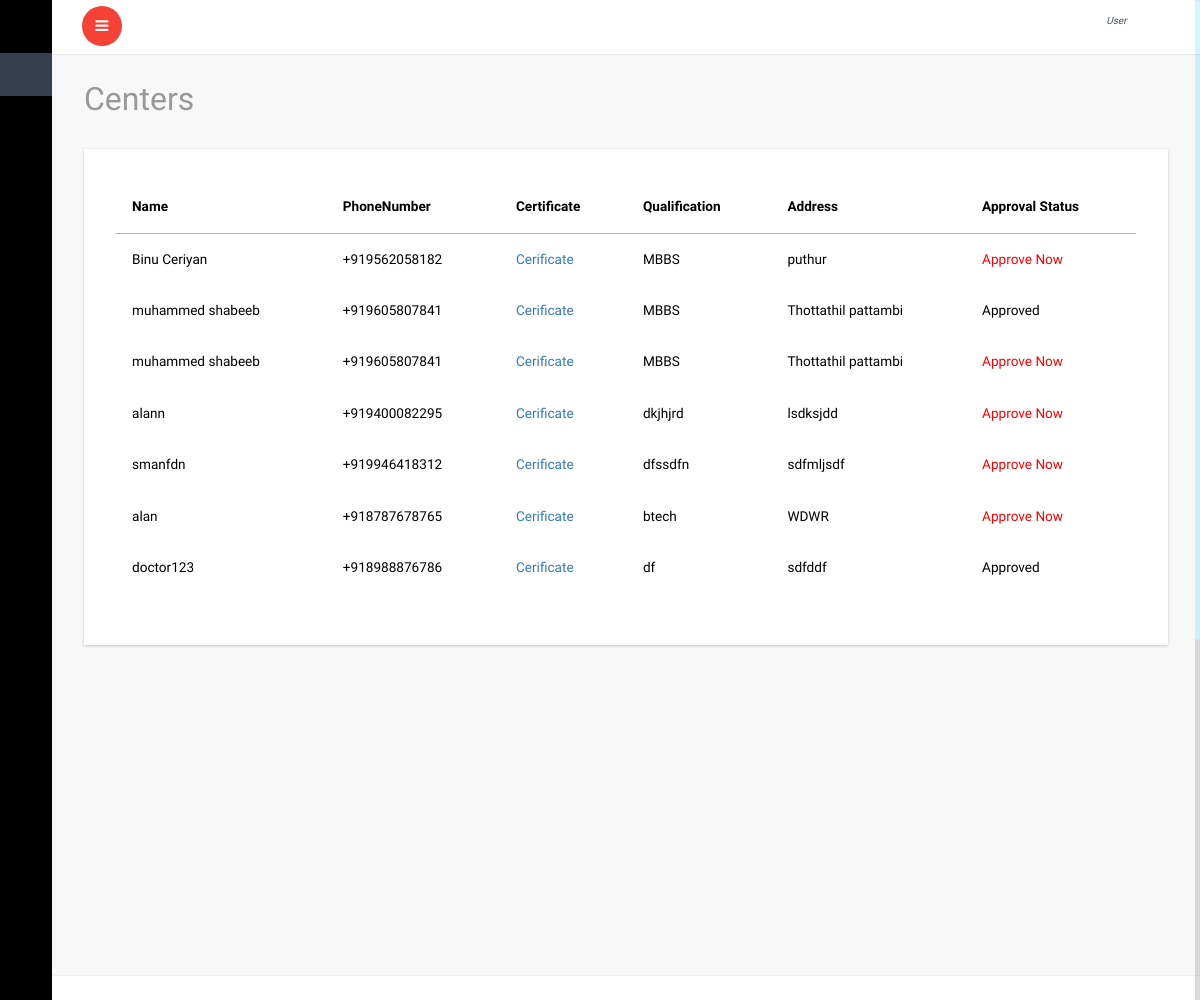
/all_doctor/, run on an earlier commit of the app's database.
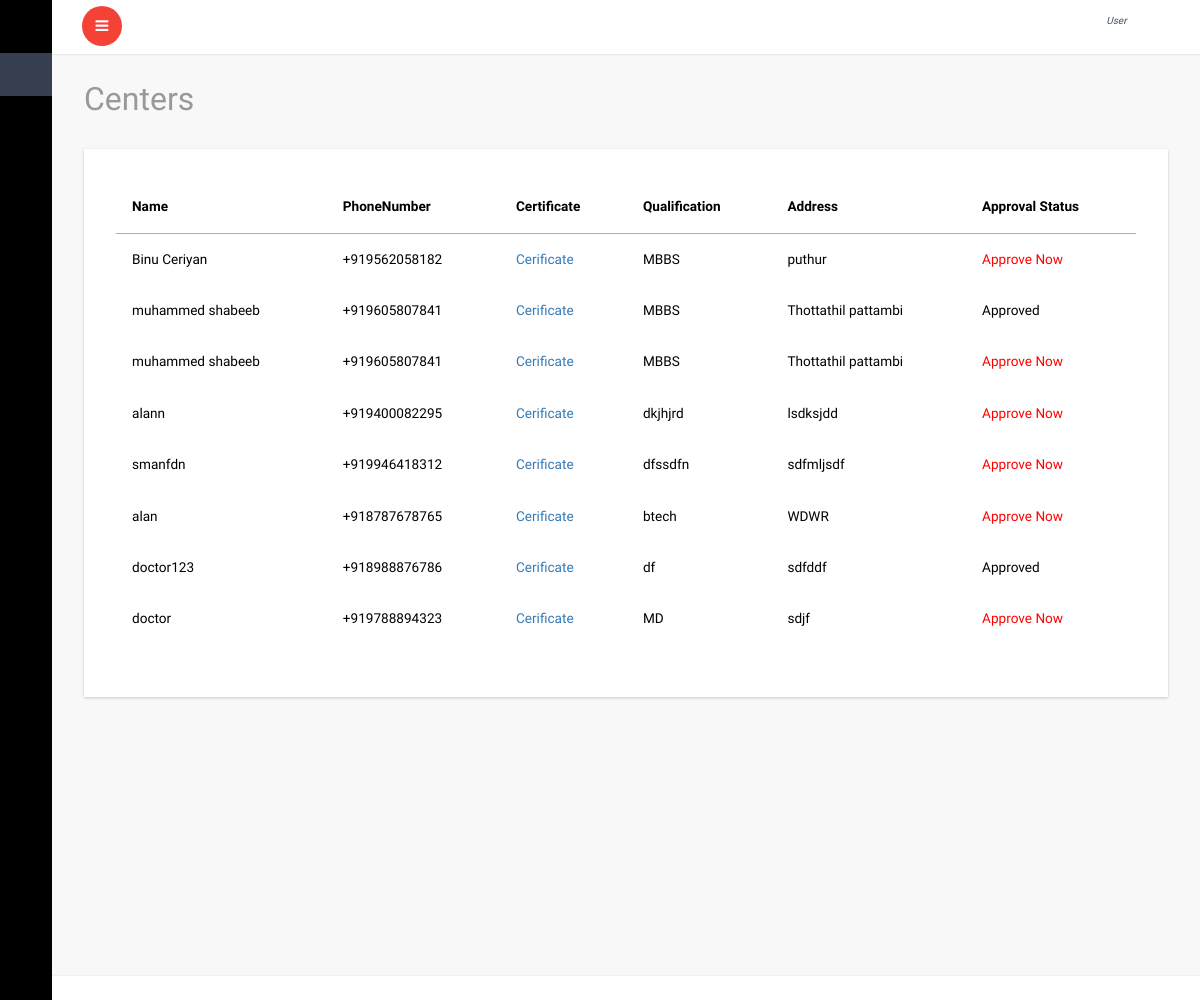
And on a later commit of the database.
### account/models.py (models this page shows, shortened)
class Doctor(models.Model):
    user=models.OneToOneField(User,on_delete=models.CASCADE)
    center=models.ForeignKey(Center,on_delete=models.CASCADE,blank=True,null=True)
    name=models.CharField(max_length=50)
    doctor_photo=models.ImageField(upload_to='doctor_iamge')
    phonenumber=PhoneNumberField()
    doctor_certificate=models.FileField(upload_to='doctor_certificate')
    qualification=models.CharField(max_length=60)
    address=models.TextField()
    doctor_avilability=models.CharField(max_length=50,blank=True,null=True,choices=available)
    online_avilable=models.BooleanField(default=False)
    status_appruval=models.BooleanField(default=False)

### account/views.py (the view)
# urls.py: path('all_doctor/',views.all_doctor,name='all_doctor'),
def all_doctor(request):
    c=Doctor.objects.all()
    return render(request,'admin/doctor.html',{'c':c})

### templates/admin/doctor.html (shortened to what this page needs)
{% extends 'dashboard/index.html' %}
{% block content %}
			<div id="page-wrapper">
				<div class="graphs">
					<h3 class="blank1">Centers</h3>
					 <div class="xs tabls">
						<div class="bs-example4" data-example-id="contextual-table">
                            <table class="table">
                                {% if c %}
                                <thead>
                                    <tr>
                                      <th>Name</th>
                                      <th>PhoneNumber</th>
                                       <th>Certificate</th>
                                       <th>Qualification</th>
                                       <th>Address</th>
                                        <th>Approval Status</th>
                                    </tr>
                                </thead>
                                <tbody>
                                    {% for l in c %}
                                    <tr>
                                        <td>{{l.name}}</td>
                                        <td>{{l.phonenumber}}</td>
                                        <td><a href="{{l.doctor_certificate}}">Cerificate</a></td>
                                        <td>{{l.qualification}}</td>
                                        <td>{{l.address}}</td>
                                     {% if l.status_appruval == True %}
                                        <td>Approved</td>
                                        {% else %}
                                        <td><a href="{% url 'doctorappruval' l.id %}" style="color: red;">Approve Now</a></td>
                                        {% endif %}
                                    </tr>
                                    {% endfor %}
                                </tbody>
                            </table>
                            {% else %}
                            <h4>Not Registerd For appruval</h4>
                            {% endif %}
					   </div>
						</div>
						</div>
					</div>
		{% endblock %}

What changed in the data, as far as the page shows it:
added Doctor: name "doctor", phonenumber "+919788894323", qualification "MD", address "sdjf", status_appruval "Approve Now"
